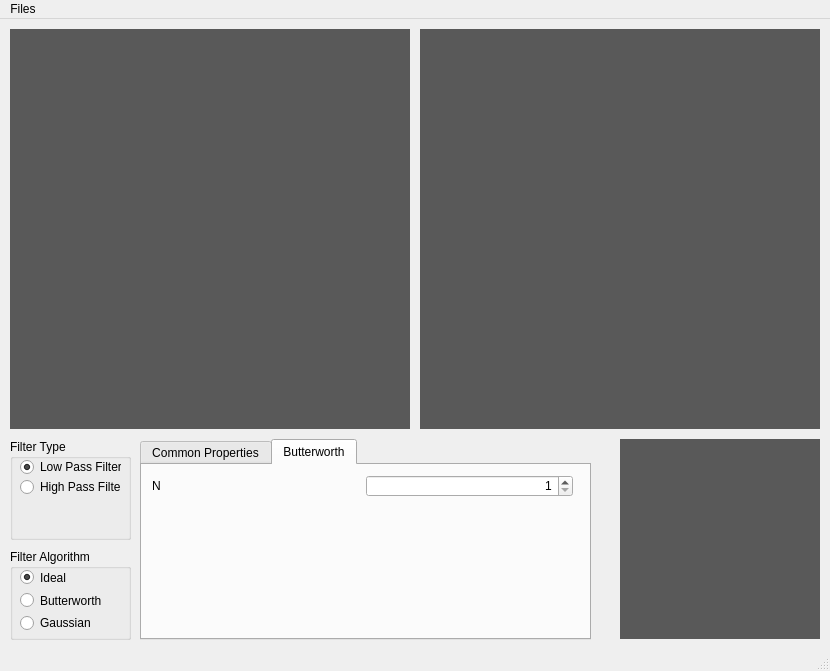
<?xml version="1.0" encoding="UTF-8"?>
<ui version="4.0">
 <class>spectralFilterTool</class>
 <widget class="QMainWindow" name="spectralFilterTool">
  <property name="geometry">
   <rect>
    <x>0</x>
    <y>0</y>
    <width>830</width>
    <height>671</height>
   </rect>
  </property>
  <property name="windowTitle">
   <string>MainWindow</string>
  </property>
  <widget class="QWidget" name="centralwidget">
   <widget class="smartLabel" name="label_showSpectral">
    <property name="geometry">
     <rect>
      <x>10</x>
      <y>10</y>
      <width>400</width>
      <height>400</height>
     </rect>
    </property>
    <property name="styleSheet">
     <string notr="true">background-color: rgb(89, 89, 89);</string>
    </property>
    <property name="text">
     <string/>
    </property>
    <property name="alignment">
     <set>Qt::AlignCenter</set>
    </property>
   </widget>
   <widget class="smartLabel" name="label_showResult">
    <property name="geometry">
     <rect>
      <x>420</x>
      <y>10</y>
      <width>400</width>
      <height>400</height>
     </rect>
    </property>
    <property name="styleSheet">
     <string notr="true">background-color: rgb(89, 89, 89);</string>
    </property>
    <property name="text">
     <string/>
    </property>
    <property name="alignment">
     <set>Qt::AlignCenter</set>
    </property>
   </widget>
   <widget class="QGroupBox" name="groupBox_filterAlgorithm">
    <property name="geometry">
     <rect>
      <x>10</x>
      <y>530</y>
      <width>121</width>
      <height>91</height>
     </rect>
    </property>
    <property name="title">
     <string>Filter Algorithm</string>
    </property>
    <widget class="QWidget" name="layoutWidget">
     <property name="geometry">
      <rect>
       <x>10</x>
       <y>20</y>
       <width>101</width>
       <height>62</height>
      </rect>
     </property>
     <layout class="QVBoxLayout" name="verticalLayout">
      <item>
       <widget class="QRadioButton" name="radioButton_idealAlgorithm">
        <property name="text">
         <string>Ideal</string>
        </property>
        <property name="checked">
         <bool>true</bool>
        </property>
       </widget>
      </item>
      <item>
       <widget class="QRadioButton" name="radioButton_butterworthAlgorithm">
        <property name="text">
         <string>Butterworth</string>
        </property>
       </widget>
      </item>
      <item>
       <widget class="QRadioButton" name="radioButton_gaussianAlgorithm">
        <property name="text">
         <string>Gaussian</string>
        </property>
       </widget>
      </item>
     </layout>
    </widget>
   </widget>
   <widget class="QGroupBox" name="groupBox">
    <property name="geometry">
     <rect>
      <x>10</x>
      <y>420</y>
      <width>121</width>
      <height>101</height>
     </rect>
    </property>
    <property name="title">
     <string>Filter Type</string>
    </property>
    <widget class="QRadioButton" name="radioButton_lowPassType">
     <property name="geometry">
      <rect>
       <x>10</x>
       <y>20</y>
       <width>101</width>
       <height>16</height>
      </rect>
     </property>
     <property name="text">
      <string>Low Pass Filter</string>
     </property>
     <property name="checked">
      <bool>true</bool>
     </property>
    </widget>
    <widget class="QRadioButton" name="radioButton_highPassType">
     <property name="geometry">
      <rect>
       <x>10</x>
       <y>40</y>
       <width>101</width>
       <height>16</height>
      </rect>
     </property>
     <property name="text">
      <string>High Pass Filter</string>
     </property>
    </widget>
   </widget>
   <widget class="QTabWidget" name="tabWidget">
    <property name="geometry">
     <rect>
      <x>140</x>
      <y>420</y>
      <width>451</width>
      <height>201</height>
     </rect>
    </property>
    <property name="currentIndex">
     <number>1</number>
    </property>
    <widget class="QWidget" name="commonProperties">
     <attribute name="title">
      <string>Common Properties</string>
     </attribute>
     <widget class="QWidget" name="layoutWidget">
      <property name="geometry">
       <rect>
        <x>10</x>
        <y>10</y>
        <width>421</width>
        <height>24</height>
       </rect>
      </property>
      <layout class="QHBoxLayout" name="horizontalLayout">
       <item>
        <widget class="QLabel" name="label">
         <property name="text">
          <string>Threshold</string>
         </property>
        </widget>
       </item>
       <item>
        <widget class="QSlider" name="horizontalSlider_filterThreshold">
         <property name="minimum">
          <number>50</number>
         </property>
         <property name="maximum">
          <number>300</number>
         </property>
         <property name="orientation">
          <enum>Qt::Horizontal</enum>
         </property>
        </widget>
       </item>
       <item>
        <widget class="QLabel" name="label_threshold">
         <property name="minimumSize">
          <size>
           <width>25</width>
           <height>0</height>
          </size>
         </property>
         <property name="maximumSize">
          <size>
           <width>25</width>
           <height>16777215</height>
          </size>
         </property>
         <property name="text">
          <string>0</string>
         </property>
         <property name="alignment">
          <set>Qt::AlignRight|Qt::AlignTrailing|Qt::AlignVCenter</set>
         </property>
        </widget>
       </item>
      </layout>
     </widget>
     <widget class="QWidget" name="layoutWidget">
      <property name="geometry">
       <rect>
        <x>270</x>
        <y>140</y>
        <width>158</width>
        <height>25</height>
       </rect>
      </property>
      <layout class="QHBoxLayout" name="horizontalLayout_2">
       <item>
        <widget class="QPushButton" name="pushButton__resetFilter">
         <property name="text">
          <string>Reset</string>
         </property>
        </widget>
       </item>
       <item>
        <widget class="QPushButton" name="pushButton_applyFilter">
         <property name="text">
          <string>Apply</string>
         </property>
        </widget>
       </item>
      </layout>
     </widget>
    </widget>
    <widget class="QWidget" name="butterworthProperties">
     <attribute name="title">
      <string>Butterworth</string>
     </attribute>
     <widget class="QWidget" name="layoutWidget">
      <property name="geometry">
       <rect>
        <x>10</x>
        <y>10</y>
        <width>421</width>
        <height>22</height>
       </rect>
      </property>
      <layout class="QHBoxLayout" name="horizontalLayout_3">
       <item>
        <widget class="QLabel" name="label_3">
         <property name="text">
          <string>N</string>
         </property>
        </widget>
       </item>
       <item>
        <widget class="QSpinBox" name="spinBox_butterworthN">
         <property name="alignment">
          <set>Qt::AlignRight|Qt::AlignTrailing|Qt::AlignVCenter</set>
         </property>
         <property name="minimum">
          <number>1</number>
         </property>
         <property name="maximum">
          <number>5</number>
         </property>
        </widget>
       </item>
      </layout>
     </widget>
    </widget>
   </widget>
   <widget class="smartLabel" name="label_showFilter">
    <property name="geometry">
     <rect>
      <x>620</x>
      <y>420</y>
      <width>200</width>
      <height>200</height>
     </rect>
    </property>
    <property name="styleSheet">
     <string notr="true">background-color: rgb(89, 89, 89);</string>
    </property>
    <property name="text">
     <string/>
    </property>
    <property name="alignment">
     <set>Qt::AlignCenter</set>
    </property>
   </widget>
  </widget>
  <widget class="QMenuBar" name="menubar">
   <property name="geometry">
    <rect>
     <x>0</x>
     <y>0</y>
     <width>830</width>
     <height>21</height>
    </rect>
   </property>
   <widget class="QMenu" name="menuFiles">
    <property name="title">
     <string>Files</string>
    </property>
    <addaction name="actionOpen_image"/>
    <addaction name="actionImport_image_from_SimpleProcessing"/>
    <addaction name="actionExit"/>
   </widget>
   <addaction name="menuFiles"/>
  </widget>
  <widget class="QStatusBar" name="statusbar"/>
  <action name="actionExit">
   <property name="text">
    <string>Exit</string>
   </property>
  </action>
  <action name="actionImport_image_from_SimpleProcessing">
   <property name="text">
    <string>Import image from SimpleProcessing</string>
   </property>
  </action>
  <action name="actionOpen_image">
   <property name="text">
    <string>Open image</string>
   </property>
  </action>
 </widget>
 <customwidgets>
  <customwidget>
   <class>smartLabel</class>
   <extends>QLabel</extends>
   <header>smartlabel.h</header>
  </customwidget>
 </customwidgets>
 <resources/>
 <connections>
  <connection>
   <sender>actionExit</sender>
   <signal>triggered()</signal>
   <receiver>spectralFilterTool</receiver>
   <slot>close()</slot>
   <hints>
    <hint type="sourcelabel">
     <x>-1</x>
     <y>-1</y>
    </hint>
    <hint type="destinationlabel">
     <x>399</x>
     <y>285</y>
    </hint>
   </hints>
  </connection>
 </connections>
</ui>
